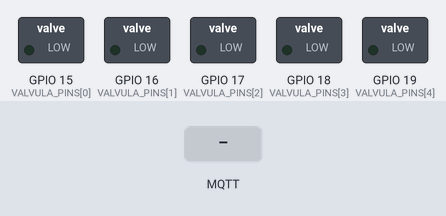
A program run on a simulated ESP32 board running MicroPython. Parts: switched loads named in the program (green lamp = pin HIGH). The test bench sets the inputs (shaded band). WiFi joins after 1.5 s; no MQTT or app messages arrive unless stated; the clock reads 2024-03-15 10:24:30 at power-on unless the program sets it; what the program prints to the serial console is not drawn.

Above: at 3.3 s.
3.4 s: MQTT message "ON" arrives on the first subscribed topic
At 4.2 s:
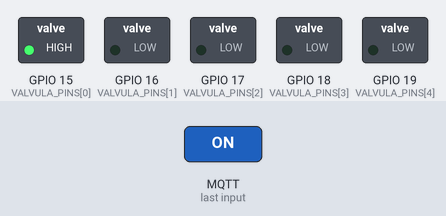
4.9 s: MQTT message "OFF" arrives on the first subscribed topic
At 5.5 s:
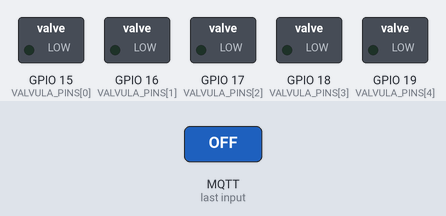
6.4 s: MQTT message "on" arrives on the first subscribed topic
At 6.8 s:
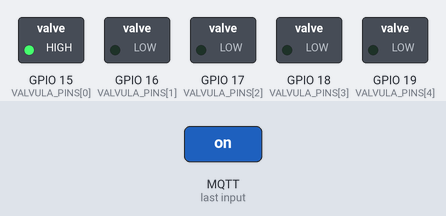
7.9 s: MQTT message "off" arrives on the first subscribed topic
At 9.3 s:
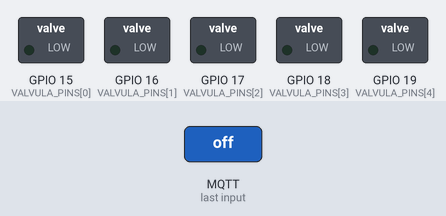
Timing chart, 0 to 10.4 s (numbered marks = the images above; inputs shaded):
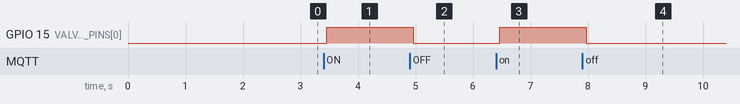

The program:

MqttValvula.py
```python
import time
import machine
from umqtt.robust import MQTTClient
import wifi  # Tu módulo wifi.py

# === 1. Conexión WiFi ===
if not wifi.conectar():
    print(" Error: no se puede continuar sin conexión WiFi")
    while True:
        time.sleep(1)

# === 2. Configuración MQTT ===
MQTT_BROKER = "test.mosquitto.org"   # Cambia si usas un broker local
CLIENT_ID = "ESP32_PINTURA"
MQTT_TOPICS_VALVULAS = [
    b"micro/pintura/valvula1",
    b"micro/pintura/valvula2",
    b"micro/pintura/valvula3",
    b"micro/pintura/valvula4",
    b"micro/pintura/valvula5"
]

# === 3. Configuración de pines para las 5 válvulas ===
# Puedes usar los GPIO que prefieras, excepto los reservados (0, 2, 6–11, 12, 34–39)
VALVULA_PINS = [15, 16, 17, 18, 19]  # ejemplo
valvulas = {}

for i in range(5):
    valvulas[MQTT_TOPICS_VALVULAS[i]] = machine.Pin(VALVULA_PINS[i], machine.Pin.OUT)
    valvulas[MQTT_TOPICS_VALVULAS[i]].value(0)  # Todas apagadas inicialmente

# === 4. Callback al recibir mensajes ===
def on_message(topic, msg):
    topic_str = topic.decode()
    msg_str = msg.decode().upper()
    print(f"📩 {topic_str}: {msg_str}")

    if topic in valvulas:
        if msg_str == "ON":
            valvulas[topic].value(1)
            print(f"✅ {topic_str} activada")
        elif msg_str == "OFF":
            valvulas[topic].value(0)
            print(f"🟢 {topic_str} desactivada")
        else:
            print("⚠️ Comando no reconocido. Usa 'ON' o 'OFF'")
    else:
        print("⚠️ Topic no asociado a ninguna válvula")

# === 5. Conectar al broker ===
client = MQTTClient(CLIENT_ID, MQTT_BROKER)
client.set_callback(on_message)
client.connect()
print("🔗 Conectado al broker MQTT")

# === 6. Suscribirse a los 5 topics ===
for t in MQTT_TOPICS_VALVULAS:
    client.subscribe(t)
    print(f"📡 Suscrito a {t.decode()}")

# === 7. Bucle principal ===
try:
    while True:
        client.check_msg()  # Revisa si hay mensajes nuevos
        time.sleep(0.1)
except KeyboardInterrupt:
    client.disconnect()
    print("🔌 Desconectado de MQTT")
```

wifi.py
```python
import network
import time

SSID = "moto 32_3496"          # Nombre de la red WiFi
PASSWORD = "serviciotop2024"      # Contraseña de la red WiFi

def conectar():
    wifi = network.WLAN(network.STA_IF)
    wifi.active(True)

    if not wifi.isconnected():
        print('Conectando a la red WiFi...')
        wifi.connect(SSID, PASSWORD)

        timeout = 15
        start = time.time()
        while not wifi.isconnected():
            if time.time() - start > timeout:
                print("No se pudo conectar al WiFi.")
                return False
            time.sleep(1)

    if wifi.isconnected():
        print("Conectado a WiFi")
        print("Dirección IP:", wifi.ifconfig()[0])
        return True
    else:
        print("Fallo al conectar.")
        return False
```

Measured:
- after the input at 3.4 s, GPIO 15 (VALVULA_PINS[0]): LOW → HIGH after 0.06 s
- after the input at 4.9 s, GPIO 15 (VALVULA_PINS[0]): HIGH → LOW after 0.06 s
- after the input at 6.4 s, GPIO 15 (VALVULA_PINS[0]): LOW → HIGH after 0.07 s
- after the input at 7.9 s, GPIO 15 (VALVULA_PINS[0]): HIGH → LOW after 0.07 s
